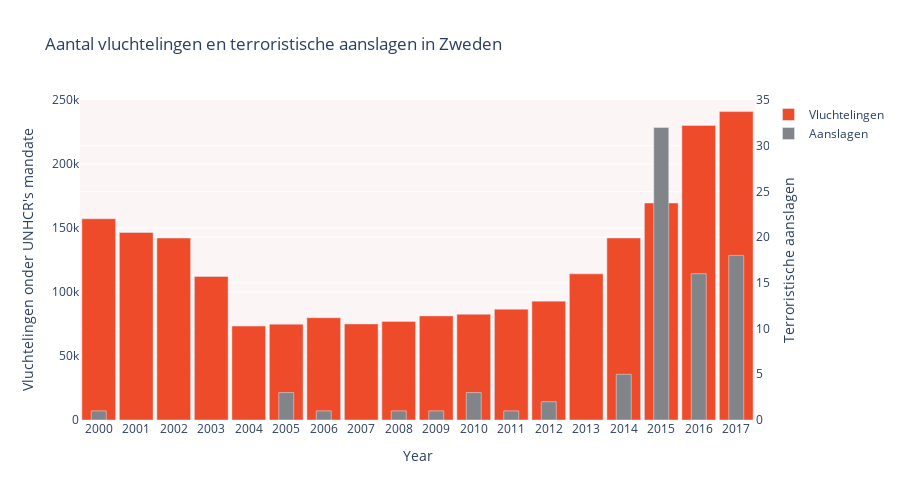

Notebook source saved alongside this figure:
### Markdown cell above
x

### Code cell
df4 = pd.read_csv('migranten_per_jaar_per_land.csv')
df5 = df4[df4.Year.between(2000, 2017)]
df10 = df5[df5["Country of asylum"] == 'Sweden']
df10.head()

df7 = pd.read_csv('aanslagen_per_jaar_per_land.csv')
df8 = df7[df7.year.between(2000, 2017)]
df11 = df8[df8["country"] == 'Sweden']
df11.head()
colors = ['rgb(238, 75, 43)', 'rgb(252,245,245)', 'rgb(129, 133, 137)']
fig = go.Figure()

fig.add_trace(go.Bar(
    x=df10['Year'],
    y=df10["Refugees under UNHCR's mandate"],
    marker_color='rgb(238, 75, 43)',
    name="Vluchtelingen",
    yaxis='y'  
))

fig.add_trace(go.Bar(
    x=df11['year'],
    y=df11[('count')],
    marker_color='rgb(129, 133, 137)',
    name="Aanslagen",
    yaxis='y2',
    width=0.4
))

fig.update_layout(
    title='Aantal vluchtelingen en terroristische aanslagen in Zweden',
    xaxis=dict(type='category'),
    yaxis=dict(range=[0, 250000], title="Vluchtelingen onder UNHCR's mandate" , side='left'),
    yaxis2=dict(range=[0, 35], title="Terroristische aanslagen", overlaying='y', side='right'),  
    xaxis_title='Year',
    height=500,
    bargap=0.1,
    plot_bgcolor='rgb(252,245,245)',
)

fig.show()

### Figure 1 — Plotly figure (JSON) as saved in the notebook; plotly's stock layout.template omitted (floating-point values rounded to 4 significant figures)
{"data": [{"marker": {"color": "rgb(238, 75, 43)"}, "name": "Vluchtelingen", "type": "bar", "x": [2000, 2001, 2002, 2003, 2004, 2005, 2006, 2007, 2008, 2009, 2010, 2011, 2012, 2013, 2014, 2015, 2016, 2017], "y": [157206, 146480, 142170, 112148, 73383, 74889, 79895, 75055, 77016, 81346, 82620, 86603, 92869, 114172, 142197, 169516, 230158, 240954], "yaxis": "y"}, {"marker": {"color": "rgb(129, 133, 137)"}, "name": "Aanslagen", "type": "bar", "width": 0.4, "x": [2000, 2005, 2006, 2008, 2009, 2010, 2011, 2012, 2014, 2015, 2016, 2017], "y": [1, 3, 1, 1, 1, 3, 1, 2, 5, 32, 16, 18], "yaxis": "y2"}], "layout": {"bargap": 0.1, "height": 500, "plot_bgcolor": "rgb(252,245,245)", "title": {"text": "Aantal vluchtelingen en terroristische aanslagen in Zweden"}, "xaxis": {"title": {"text": "Year"}, "type": "category"}, "yaxis": {"range": [0, 250000], "side": "left", "title": {"text": "Vluchtelingen onder UNHCR's mandate"}}, "yaxis2": {"overlaying": "y", "range": [0, 35], "side": "right", "title": {"text": "Terroristische aanslagen"}}}}
